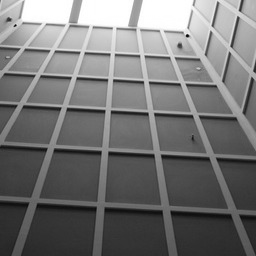
#> input picture Image/Test_images/test_image1_256.png, 256 x 256 px, found by its file name
$ python uart_receive_NMS256.py
#> lines starting #> are read from the running program, lines starting #| are printed output that depends on the picture; after the words box and inside, x2 and y2 are one past the last pixel; in counts of white or black regions, pixels touching at a corner belong together
import serial
import cv2
import numpy as np

# ------------------------------------
# CONFIGURATION
# ------------------------------------
COM_PORT      = 'COM6'
BAUD_RATE     = 115200
IMAGE_PATH = r"D:\Vedant\NIT\Electronics\Summer_Intern_CSoC\Image\Test_images\test_image1_256.png"
DISPLAY_SIZE  = 1024
CORNER_RADIUS = 8
IMAGE_SIZE    = 256          # CHANGED: 128 → 256
NMS_RADIUS    = 8

# ------------------------------------
# UART CONNECTION
# ------------------------------------
ser = serial.Serial(COM_PORT, BAUD_RATE, timeout=1.0)
ser.reset_input_buffer()

# ------------------------------------
# LOAD IMAGE
# ------------------------------------
image = cv2.imread(IMAGE_PATH, cv2.IMREAD_GRAYSCALE)
#> image is the input picture: shape (256, 256); min 3, max 255, mean 116.8
if image is None:
    print("Image not found!")
    ser.close()
    exit()

image     = cv2.resize(image, (IMAGE_SIZE, IMAGE_SIZE),
                       interpolation=cv2.INTER_NEAREST)
image_bgr = cv2.cvtColor(image, cv2.COLOR_GRAY2BGR)

SCALE = DISPLAY_SIZE // IMAGE_SIZE    # CHANGED: 1024//256 = 4

# ------------------------------------
# NMS
# ------------------------------------
def apply_nms(corners, radius):
    if not corners:
        return set()
    corners_list = list(corners)
    suppressed   = set()
    result       = []
    for i in range(len(corners_list)):
        if i in suppressed:
            continue
        cx, cy  = corners_list[i]
        cluster = [(cx, cy)]
        for j in range(i+1, len(corners_list)):
            if j in suppressed:
                continue
            dx = corners_list[j][0] - cx
            dy = corners_list[j][1] - cy
            if (dx*dx + dy*dy)**0.5 <= radius:
                cluster.append(corners_list[j])
                suppressed.add(j)
        result.append((
            int(round(sum(p[0] for p in cluster) / len(cluster))),
            int(round(sum(p[1] for p in cluster) / len(cluster)))
        ))
    return set(result)

# ------------------------------------
# PACKET READER
# ------------------------------------
def read_corner(ser):
    while True:
        byte = ser.read(1)
        if len(byte) == 0:
            print("Waiting for data...")
            return None, None
        if byte[0] == 0xFF:
            xy = ser.read(2)
            if len(xy) == 2:
                return xy[0], xy[1]
            return None, None

# ------------------------------------
# DRAW FUNCTION
# ------------------------------------
def draw_corners(base_img, corners, scale):
#> called with scale = 4
    display = cv2.resize(
        base_img,
        (scale * IMAGE_SIZE, scale * IMAGE_SIZE),  # CHANGED
        interpolation=cv2.INTER_NEAREST
    )

    for (cx, cy) in corners:
        px = cx * scale + scale // 2
        py = cy * scale + scale // 2

        cv2.circle(display, (px, py), CORNER_RADIUS,
                   (0, 0, 255), -1)
        cv2.circle(display, (px, py), CORNER_RADIUS,
                   (255, 255, 255), 2)
        cv2.line(display,
                 (px - CORNER_RADIUS*2, py),
                 (px + CORNER_RADIUS*2, py),
                 (0, 255, 255), 1)
        cv2.line(display,
                 (px, py - CORNER_RADIUS*2),
                 (px, py + CORNER_RADIUS*2),
                 (0, 255, 255), 1)

        label   = f"({cx},{cy})"
        label_x = px + CORNER_RADIUS + 3
        label_y = py - CORNER_RADIUS
        if label_x + 60 > DISPLAY_SIZE:
            label_x = px - 65
        if label_y < 15:
            label_y = py + CORNER_RADIUS + 15

        (tw, th), _ = cv2.getTextSize(
            label, cv2.FONT_HERSHEY_SIMPLEX, 0.45, 1)
        cv2.rectangle(display,
                      (label_x-2, label_y-th-2),
                      (label_x+tw+2, label_y+2),
                      (0, 0, 0), -1)
        cv2.putText(display, label,
                    (label_x, label_y),
                    cv2.FONT_HERSHEY_SIMPLEX,
                    0.45, (255, 255, 255), 1)

    return display

# ------------------------------------
# INFO PANEL
# ------------------------------------
def draw_info(display, raw_count, nms_count):
#> called with raw_count = 0, nms_count = 0
    h, w = display.shape[:2]
#> h = 1024; w = 1024
    cv2.rectangle(display, (0, h-40), (w, h),
                  (30, 30, 30), -1)
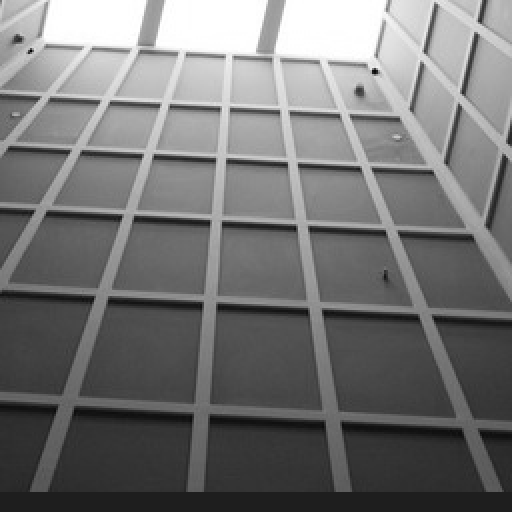
#> display: shape (1024, 1024, 3) (shown at 1/2 size); min 3, max 255, mean 116
    cv2.putText(display,
                f"Raw: {raw_count}   After NMS: {nms_count}",
                (10, h-15),
                cv2.FONT_HERSHEY_SIMPLEX,
                0.6, (0, 255, 0), 1)
#> display: shape (1024, 1024, 3); 0.04% of pixels changed, all inside (x1, y1, x2, y2) = (12, 996, 223, 1010)
    status = "RECEIVING..." if nms_count == 0 else "COMPLETE"
    color  = (0, 165, 255)  if nms_count == 0 else (0, 255, 0)
    cv2.putText(display, status,
                (w-160, h-15),
                cv2.FONT_HERSHEY_SIMPLEX,
                0.6, color, 1)
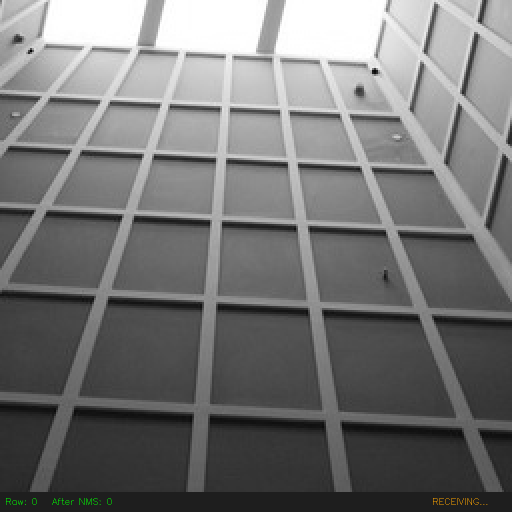
#> display: shape (1024, 1024, 3) (shown at 1/2 size); mean B, G, R 116, 116.1, 116
    return display

# ------------------------------------
# STORE
# ------------------------------------
raw_corners = set()

initial = draw_corners(image_bgr, set(), SCALE)
initial = draw_info(initial, 0, 0)
cv2.imshow("FPGA FAST Corner Detection", initial)
cv2.waitKey(1)

print("Waiting for corners from FPGA...")
print(f"Image size : {IMAGE_SIZE}×{IMAGE_SIZE}")
print(f"Scale      : {SCALE}x")

# ------------------------------------
# MAIN LOOP
# ------------------------------------
try:
    while True:
#> (the run stopped early here; a loop or call above may not have finished)

$ run again, with Image/Test_images/test_image10_256.png copied over Image/Test_images/test_image1_256.png
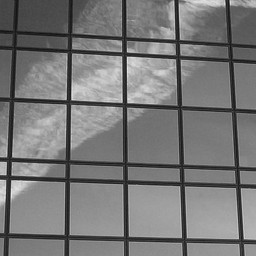
#> input picture Image/Test_images/test_image10_256.png, 256 x 256 px, found by its file name
#> image is the input picture: shape (256, 256); min 18, max 233, mean 119.9
#> in draw_info, `cv2.rectangle(display, (0, h-40), (w, h), (30, 30, 30), -1)`:
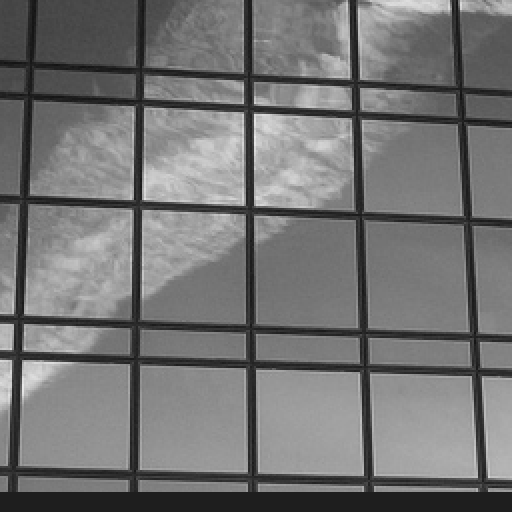
#> display: shape (1024, 1024, 3) (shown at 1/2 size); min 18, max 233, mean 116
#> in draw_info, `cv2.putText(display, status, (w-160, h-15), cv2.FONT_HERSHEY_SIMPLEX, ..`:
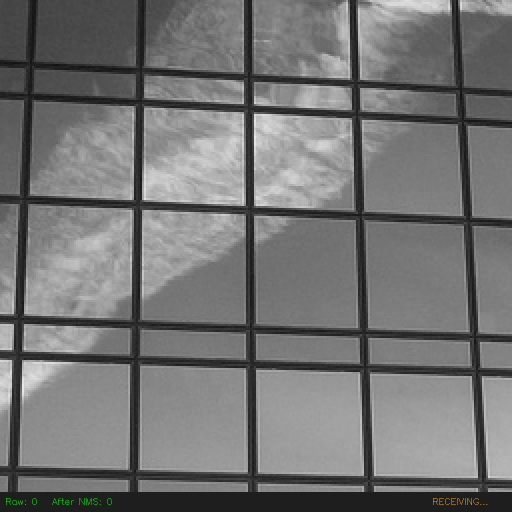
#> display: shape (1024, 1024, 3) (shown at 1/2 size); mean B, G, R 116, 116.2, 116.1

$ run again, with Image/Test_images/test_image11_256.png copied over Image/Test_images/test_image1_256.png
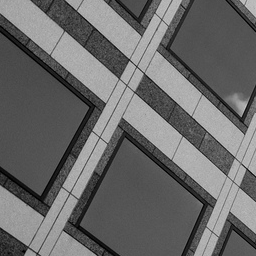
#> input picture Image/Test_images/test_image11_256.png, 256 x 256 px, found by its file name
#> image is the input picture: shape (256, 256); min 0, max 202, mean 105.8
#> in draw_info, `cv2.rectangle(display, (0, h-40), (w, h), (30, 30, 30), -1)`:
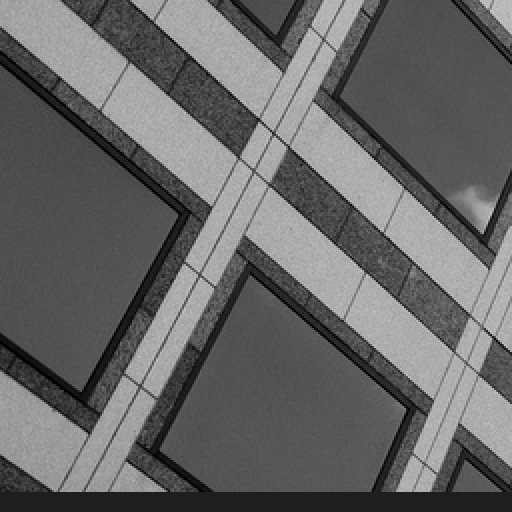
#> display: shape (1024, 1024, 3) (shown at 1/2 size); min 0, max 202, mean 103.2
#> in draw_info, `cv2.putText(display, status, (w-160, h-15), cv2.FONT_HERSHEY_SIMPLEX, ..`:
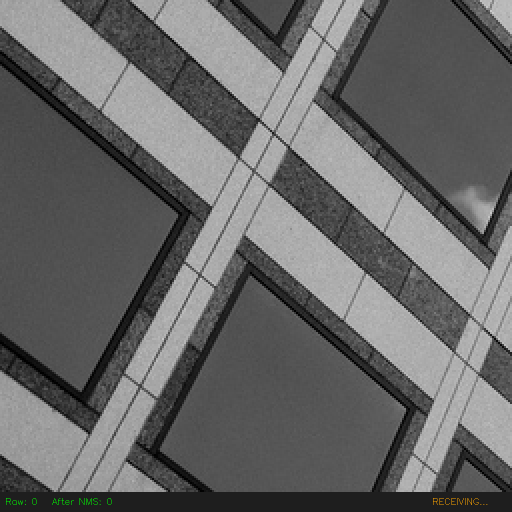
#> display: shape (1024, 1024, 3) (shown at 1/2 size); mean B, G, R 103.2, 103.3, 103.3

$ run again, with Image/Test_images/test_image12_256.png copied over Image/Test_images/test_image1_256.png
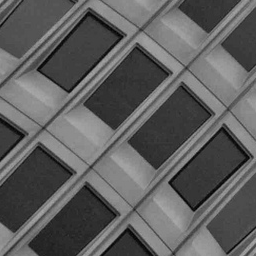
#> input picture Image/Test_images/test_image12_256.png, 256 x 256 px, found by its file name
#> image is the input picture: shape (256, 256); min 1, max 170, mean 94.7
#> in draw_info, `cv2.rectangle(display, (0, h-40), (w, h), (30, 30, 30), -1)`:
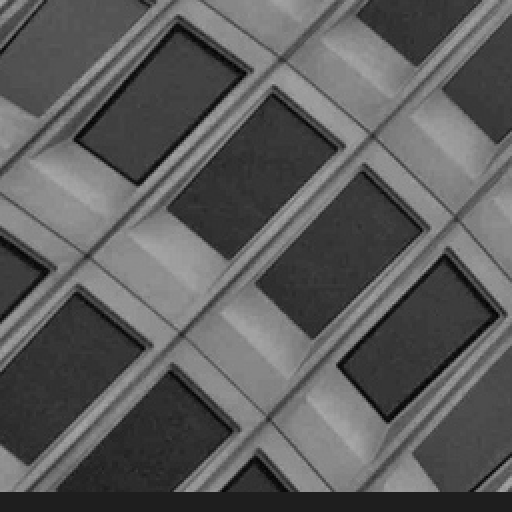
#> display: shape (1024, 1024, 3) (shown at 1/2 size); min 1, max 170, mean 92.4
#> in draw_info, `cv2.putText(display, status, (w-160, h-15), cv2.FONT_HERSHEY_SIMPLEX, ..`:
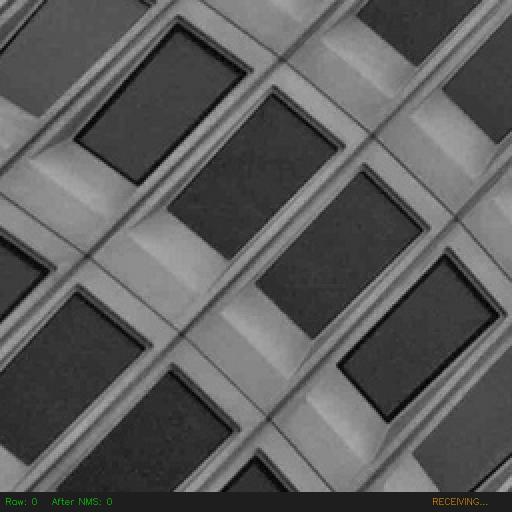
#> display: shape (1024, 1024, 3) (shown at 1/2 size); mean B, G, R 92.3, 92.5, 92.4
